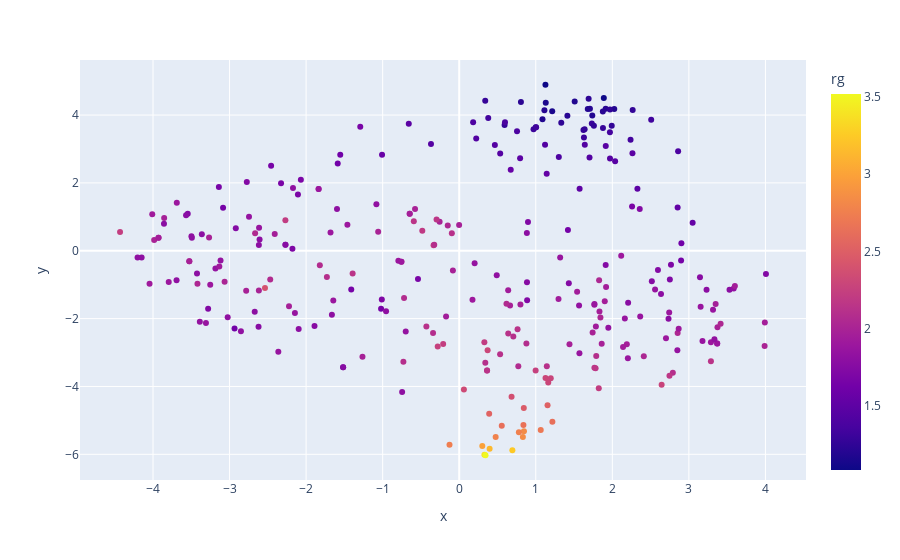

The notebook cell saved with this chart:
### Code cell
vis.dimensionality_reduction_scatter(color_by='rg', kde_by_ensemble=True, size=20, plotly=True);

### Figure 1 — Plotly figure (JSON) as saved in the notebook; plotly's stock layout.template omitted (floating-point values rounded to 4 significant figures; data arrays with more than 128 entries replaced by an {"elided": "..."} marker saying what was removed)
{"data": [{"customdata": {"elided": "288x1 str values"}, "hovertemplate": "x=%{x}<br>y=%{y}<br>index=%{customdata[0]}<br>color=%{marker.color}<extra></extra>", "legendgroup": "", "marker": {"color": {"elided": "288 float values"}, "coloraxis": "coloraxis", "symbol": "circle"}, "mode": "markers", "name": "", "orientation": "v", "showlegend": false, "type": "scatter", "x": {"elided": "288 float values"}, "xaxis": "x", "y": {"elided": "288 float values"}, "yaxis": "y"}], "layout": {"coloraxis": {"colorbar": {"title": {"text": "rg"}}, "colorscale": [[0, "#0d0887"], [0.1111, "#46039f"], [0.2222, "#7201a8"], [0.3333, "#9c179e"], [0.4444, "#bd3786"], [0.5556, "#d8576b"], [0.6667, "#ed7953"], [0.7778, "#fb9f3a"], [0.8889, "#fdca26"], [1, "#f0f921"]]}, "legend": {"tracegroupgap": 0}, "margin": {"t": 60}, "xaxis": {"anchor": "y", "domain": [0, 1], "title": {"text": "x"}}, "yaxis": {"anchor": "x", "domain": [0, 1], "title": {"text": "y"}}}}
